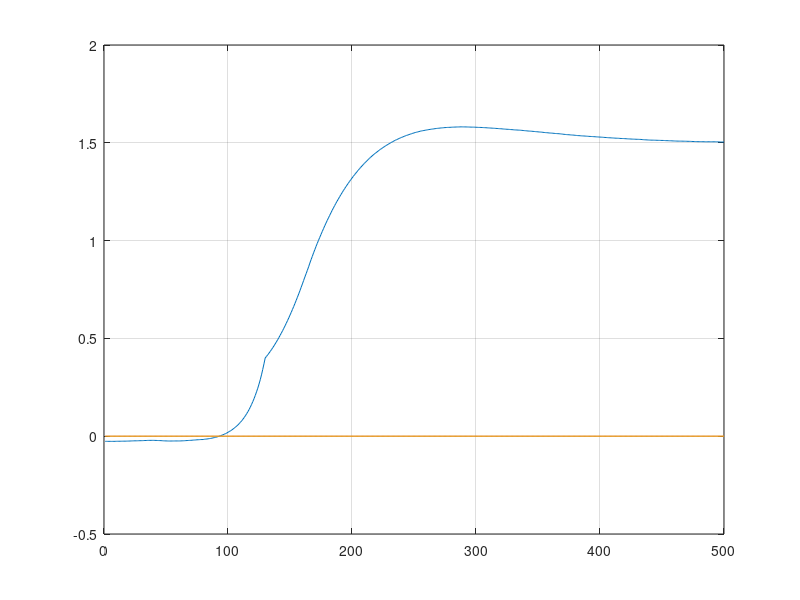

MATLAB code for this plot:
clear;clc;
data = load("imu_data4.mat");
data = data.x;
phi = data/180*pi;

theta = zeros(length(phi),1);
thetad = zeros(length(phi),1);
thetadd = zeros(length(phi),1);

u = zeros(length(phi),1);

%smoothing
head = 130;
tail = 160;
A=[head*head head 1;tail*tail tail 1;(tail+1)*(tail+1) (tail+1) 1];
coe = pinv(A)*[phi(head);phi(tail);phi(tail+1)];
for i=head+1:tail-1
    phi(i)=i*i*coe(1)+i*coe(2)+coe(3);
end

%get phid
dt = 0.01; 
for i=2:length(phi)
    phid(i-1) = (phi(i)-phi(i-1))/dt;
end
phid(length(phi)) = phid(end);
phid = phid';

%get phidd
for i=2:length(phid)
    phidd(i-1) = (phid(i)-phid(i-1))/dt;
end
phidd(length(phid)) = phidd(end);
phidd = phidd';

range=90:200;
g1 = -thetadd(range);
g2 = -2*cos(phi(range)).*phidd(range)+sin(2*phi(range)).*sec(phi(range)).*phid(range).*phid(range);
g3 = -thetad(range);
g4 = phid(range);
g5 = u(range);
g6 = -thetadd(range);
g7 = -cos(phi(range)).*phidd(range);
g8 = thetad(range)-phid(range);
g9 = sin(phi(range));
g10 = u(range);
G1=[g1 g2 g3 g4 g5];
G2=[g6 g7 g8 g9 g10];
E = phidd(range);
a = pinv(G1'*G1)*G1'*E
b = pinv(G2'*G2)*G2'*E
plot([phi,thetad,u]),grid